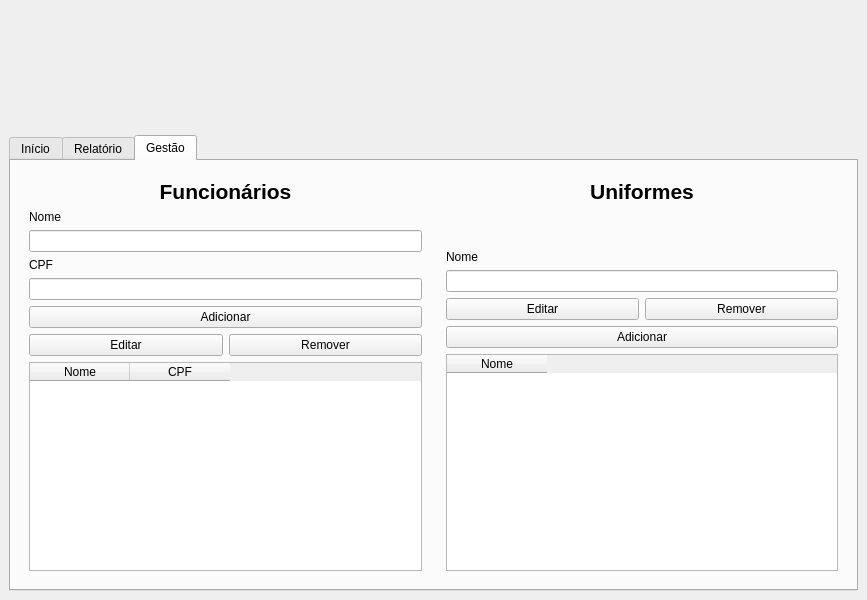
<?xml version="1.0" encoding="UTF-8"?>
<ui version="4.0">
 <class>MainWindow</class>
 <widget class="QMainWindow" name="MainWindow">
  <property name="geometry">
   <rect>
    <x>0</x>
    <y>0</y>
    <width>867</width>
    <height>600</height>
   </rect>
  </property>
  <property name="windowTitle">
   <string>Gestão de empréstimos</string>
  </property>
  <property name="windowIcon">
   <iconset resource="icon.qrc">
    <normaloff>:/icon/icon.png</normaloff>:/icon/icon.png</iconset>
  </property>
  <widget class="QWidget" name="centralwidget">
   <layout class="QVBoxLayout" name="verticalLayout_2">
    <item>
     <widget class="QWidget" name="widget" native="true">
      <property name="maximumSize">
       <size>
        <width>16777215</width>
        <height>120</height>
       </size>
      </property>
      <property name="styleSheet">
       <string notr="true">image: url(:/icon/icon.png);</string>
      </property>
      <layout class="QVBoxLayout" name="verticalLayout">
       <item>
        <spacer name="verticalSpacer">
         <property name="orientation">
          <enum>Qt::Vertical</enum>
         </property>
         <property name="sizeHint" stdset="0">
          <size>
           <width>20</width>
           <height>64</height>
          </size>
         </property>
        </spacer>
       </item>
      </layout>
     </widget>
    </item>
    <item>
     <widget class="QTabWidget" name="tabWidget">
      <property name="currentIndex">
       <number>2</number>
      </property>
      <widget class="QWidget" name="tab_inicio">
       <attribute name="title">
        <string>Início</string>
       </attribute>
       <layout class="QVBoxLayout" name="verticalLayout_3">
        <item>
         <widget class="QLabel" name="label">
          <property name="text">
           <string>&lt;html&gt;&lt;head/&gt;&lt;body&gt;&lt;p align=&quot;center&quot;&gt;&lt;span style=&quot; font-size:16pt; font-weight:600;&quot;&gt;Emprestar ou receber uniforme&lt;/span&gt;&lt;/p&gt;&lt;/body&gt;&lt;/html&gt;</string>
          </property>
         </widget>
        </item>
        <item>
         <widget class="QPushButton" name="btn_emprestar">
          <property name="text">
           <string>Emprestar</string>
          </property>
         </widget>
        </item>
        <item>
         <widget class="QPushButton" name="btn_receber">
          <property name="text">
           <string>Receber</string>
          </property>
         </widget>
        </item>
        <item>
         <widget class="QLabel" name="label_2">
          <property name="text">
           <string>&lt;html&gt;&lt;head/&gt;&lt;body&gt;&lt;p align=&quot;center&quot;&gt;&lt;span style=&quot; font-size:16pt; font-weight:600;&quot;&gt;Empréstimos ativos&lt;/span&gt;&lt;/p&gt;&lt;/body&gt;&lt;/html&gt;</string>
          </property>
         </widget>
        </item>
        <item>
         <widget class="QTableWidget" name="tb_emprestimos_ativos">
          <attribute name="verticalHeaderVisible">
           <bool>false</bool>
          </attribute>
          <column>
           <property name="text">
            <string>Funcionário</string>
           </property>
          </column>
          <column>
           <property name="text">
            <string>Data do empréstimo</string>
           </property>
          </column>
          <column>
           <property name="text">
            <string>Uniforme </string>
           </property>
          </column>
         </widget>
        </item>
       </layout>
      </widget>
      <widget class="QWidget" name="tab_relatorio">
       <attribute name="title">
        <string>Relatório</string>
       </attribute>
       <layout class="QVBoxLayout" name="verticalLayout_4">
        <item>
         <layout class="QHBoxLayout" name="horizontalLayout">
          <item>
           <widget class="QLabel" name="lbl_data_inicial">
            <property name="text">
             <string>Data Inicial</string>
            </property>
           </widget>
          </item>
          <item>
           <widget class="QLineEdit" name="txt_data_inicial"/>
          </item>
          <item>
           <widget class="QLabel" name="lbl_data_final">
            <property name="text">
             <string>Data Final</string>
            </property>
           </widget>
          </item>
          <item>
           <widget class="QLineEdit" name="txt_data_final"/>
          </item>
          <item>
           <widget class="QPushButton" name="btn_consultar_relatorio">
            <property name="text">
             <string>Consultar</string>
            </property>
           </widget>
          </item>
         </layout>
        </item>
        <item>
         <widget class="QTableWidget" name="tb_relatorio">
          <column>
           <property name="text">
            <string>Nome do funcionário</string>
           </property>
          </column>
          <column>
           <property name="text">
            <string>Data do empréstimo</string>
           </property>
          </column>
          <column>
           <property name="text">
            <string>Data da devolução</string>
           </property>
          </column>
         </widget>
        </item>
       </layout>
      </widget>
      <widget class="QWidget" name="tab_gestao">
       <attribute name="title">
        <string>Gestão</string>
       </attribute>
       <layout class="QHBoxLayout" name="horizontalLayout_2">
        <item>
         <widget class="QWidget" name="coluna_esquerda" native="true">
          <layout class="QVBoxLayout" name="verticalLayout_6">
           <item>
            <widget class="QLabel" name="label_3">
             <property name="text">
              <string>&lt;html&gt;&lt;head/&gt;&lt;body&gt;&lt;p align=&quot;center&quot;&gt;&lt;span style=&quot; font-size:16pt; font-weight:600;&quot;&gt;Funcionários&lt;/span&gt;&lt;/p&gt;&lt;/body&gt;&lt;/html&gt;</string>
             </property>
            </widget>
           </item>
           <item>
            <widget class="QLabel" name="lbl_nome_funcionario">
             <property name="text">
              <string>Nome</string>
             </property>
            </widget>
           </item>
           <item>
            <widget class="QLineEdit" name="txt_nome_funcionario"/>
           </item>
           <item>
            <widget class="QLabel" name="lbl_cpf_funcionario">
             <property name="text">
              <string>CPF</string>
             </property>
            </widget>
           </item>
           <item>
            <widget class="QLineEdit" name="txt_cpf_funcionario"/>
           </item>
           <item>
            <widget class="QPushButton" name="btn_adicionar_funcionario">
             <property name="text">
              <string>Adicionar</string>
             </property>
            </widget>
           </item>
           <item>
            <layout class="QHBoxLayout" name="horizontalLayout_3">
             <item>
              <widget class="QPushButton" name="btn_editar_funcionario">
               <property name="text">
                <string>Editar</string>
               </property>
              </widget>
             </item>
             <item>
              <widget class="QPushButton" name="btn_remover_funcionario">
               <property name="text">
                <string>Remover</string>
               </property>
              </widget>
             </item>
            </layout>
           </item>
           <item>
            <widget class="QTableWidget" name="tb_funcionarios">
             <column>
              <property name="text">
               <string>Nome</string>
              </property>
             </column>
             <column>
              <property name="text">
               <string>CPF</string>
              </property>
             </column>
            </widget>
           </item>
          </layout>
         </widget>
        </item>
        <item>
         <widget class="QWidget" name="coluna_direita" native="true">
          <layout class="QVBoxLayout" name="verticalLayout_5">
           <item>
            <widget class="QLabel" name="label_4">
             <property name="text">
              <string>&lt;html&gt;&lt;head/&gt;&lt;body&gt;&lt;p align=&quot;center&quot;&gt;&lt;span style=&quot; font-size:16pt; font-weight:600;&quot;&gt;Uniformes&lt;/span&gt;&lt;/p&gt;&lt;p align=&quot;center&quot;&gt;&lt;br/&gt;&lt;/p&gt;&lt;/body&gt;&lt;/html&gt;</string>
             </property>
            </widget>
           </item>
           <item>
            <widget class="QLabel" name="lbl_nome_uniforme">
             <property name="text">
              <string>Nome</string>
             </property>
            </widget>
           </item>
           <item>
            <widget class="QLineEdit" name="txt_nome_uniforme"/>
           </item>
           <item>
            <layout class="QHBoxLayout" name="horizontalLayout_4">
             <item>
              <widget class="QPushButton" name="btn_editar_uniforme">
               <property name="text">
                <string>Editar</string>
               </property>
              </widget>
             </item>
             <item>
              <widget class="QPushButton" name="btn_remover_uniforme">
               <property name="text">
                <string>Remover</string>
               </property>
              </widget>
             </item>
            </layout>
           </item>
           <item>
            <widget class="QPushButton" name="btn_adicionar_uniforme">
             <property name="text">
              <string>Adicionar</string>
             </property>
            </widget>
           </item>
           <item>
            <widget class="QTableWidget" name="tb_uniformes">
             <column>
              <property name="text">
               <string>Nome</string>
              </property>
             </column>
            </widget>
           </item>
          </layout>
         </widget>
        </item>
       </layout>
      </widget>
     </widget>
    </item>
   </layout>
  </widget>
 </widget>
 <resources>
  <include location="../icon.qrc"/>
  <include location="icon.qrc"/>
 </resources>
 <connections/>
</ui>
